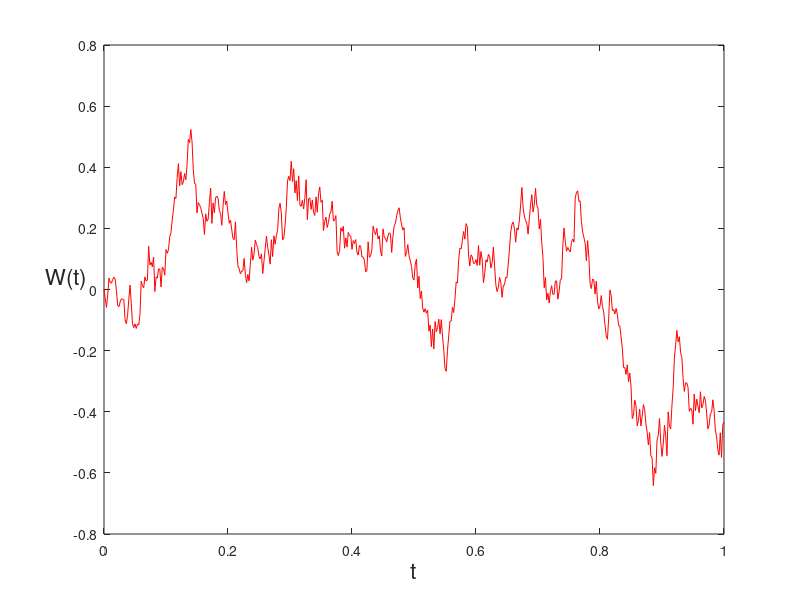

Write MATLAB code to recreate this figure.
%模拟Brown运动的轨道
randn('state',100)   %set the state of randn，随机数种子可控制每次运行产生的随机数一样
T = 1; N = 500; dt = T/N;

dW = sqrt(dt)*randn(1,N);  %increments
W = cumsum(dW);      %cumulative sum

plot(0:dt:T,[0,W],'r-');  
xlabel('t','FontSize',16);
ylabel('W(t)','FontSize',16,'Rotation',0);
